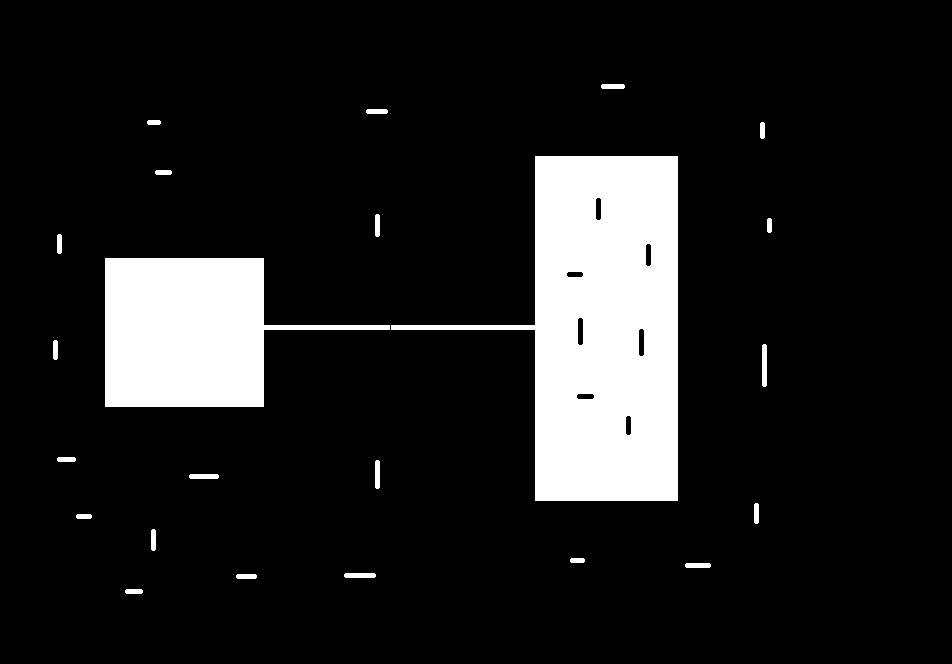
#> input picture assets/img02.png, 952 x 664 px
$ python main.py   (older library calls are emulated)
#> lines starting #> are read from the running program, lines starting #| are printed output that depends on the picture; after the words box and inside, x2 and y2 are one past the last pixel; in counts of white or black regions, pixels touching at a corner belong together
#> `imagem_original = cv.cvtColor(io.imread(caminho_imagens + "img02.png")..`: imagem_original: shape (664, 952); 12% white; 23 white regions, largest, box (x1, y1, x2, y2) and area: (391, 156, 678, 501) 49333, (105, 258, 390, 407) 24321, (762, 344, 767, 387) 211
### utils.py
import numpy as np
from skimage.measure import find_contours
import cv2 as cv

def binarizar(image):
    imagem_bin = np.zeros(image.shape)
    for i in range(len(image)):
        for j in range(len(image[0])):
            if image[i, j] != 0:
                imagem_bin[i, j] = 255

    resultado = np.copy(imagem_bin)

    return resultado

def gerar_imagem_contornada(imagem):
    contornos_img = np.zeros(imagem.shape + (3, ), np.uint8)

    contornos = find_contours(imagem, 0)
#> contornos = 33 point arrays, longest 2121 points

    for contorno in contornos:

        contorno = contorno.astype(np.int).tolist()

        # desenhar linhas de contorno
        for idx, coords in enumerate(contorno[:-1]):
            y1, x1, y2, x2 = coords + contorno[idx + 1]
            contornos_img = cv.line(contornos_img, (x1, y1), (x2, y2),(0, 255, 0), 1)
#> this loop made 33 passes
#> contorno on passes 14 to 17: [[325, 390], [326, 390], [325, 390]], [[326, 390], [327, 390], [326, 390]], [[327, 390], [328, 390], [327, 390]], [[328, 390], [329, 390], [328, 390]]

    contornos_img = contornos_img[:,:,1]
#> contornos_img: shape (664, 952); 0.55% white in thin lines or dots, all inside (x1, y1, x2, y2) = (52, 83, 773, 595)

    return contornos_img

### operacoes.py
import numpy as np
from utils import gerar_imagem_contornada

def dilatar(imagem, elemento_estruturante, contornos_img):

        img_a_dilitar = imagem

        # O c é uma espécie de correção para não aplicar o elemento estruturante errado
        c = int(len(elemento_estruturante)/2)

        # Percorre a imagem
        for i in range(len(img_a_dilitar)):
            for j in range(len(img_a_dilitar[0])):

                #Se for uma borda, aplica-se logo mais o elemento estruturante com o pixel branco, por exemplo (255)
                if contornos_img[i, j] == 255:

                    for k in range(len(elemento_estruturante)):
                        for l in range(len(elemento_estruturante[0])):

                            # Confere se o elemento estruturante está contido na matriz
                            if elemento_estruturante[k, l] != 0:
                                try:
                                    # Aplicando a transformação - neste caso pintando de branco (dilatando).
                                    img_a_dilitar[i + k - c, j + k - c] = 255
                                except:
                                    pass
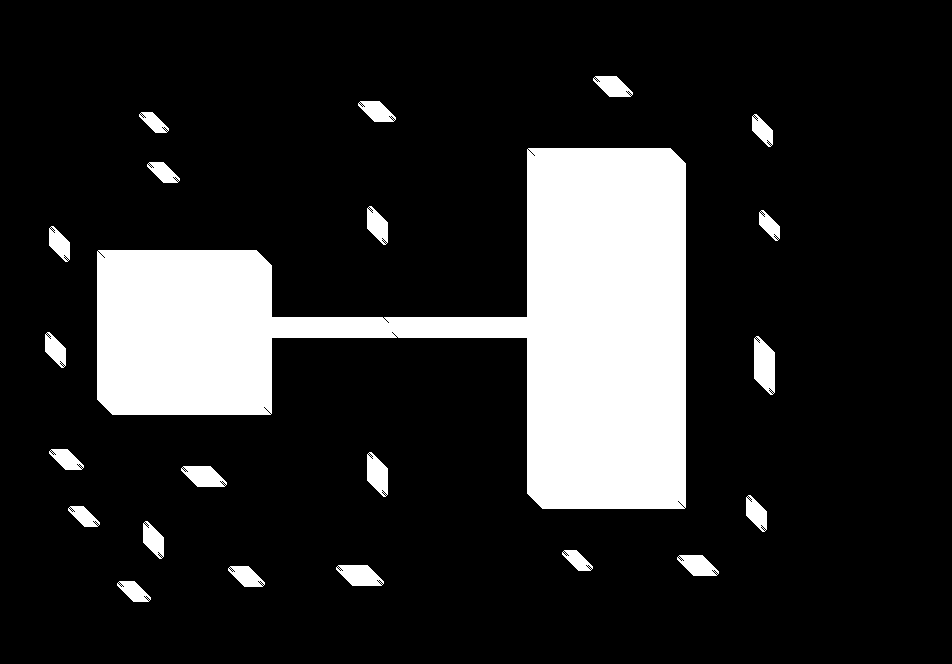
#> img_a_dilitar: shape (664, 952) float64; 16.1% white; 22 white regions, largest, box (x1, y1, x2, y2) and area: (97, 148, 686, 509) 91105, (754, 336, 775, 395) 943, (336, 565, 384, 586) 712

        return img_a_dilitar

def erodir(imagem, elemento_estruturante, contornos_img):

        img_a_erodir = imagem

        c = int(len(elemento_estruturante)/2)

        for i in range(len(img_a_erodir)):
            for j in range(len(img_a_erodir[0])):

                if contornos_img[i, j] == 255:

                    for k in range(len(elemento_estruturante)):
                        for l in range(len(elemento_estruturante[0])):

                            if elemento_estruturante[k, l] != 0:
                                try:
                                    img_a_erodir[i + k - c, j + k - c] = 0
                                except:
                                    pass
        return img_a_erodir

def abertura(imagem, elemento_estruturante, contornos_img):
        img_copia = np.copy(imagem)
        img_erodida = erodir(img_copia, elemento_estruturante, contornos_img)
        contorno_novo = gerar_imagem_contornada(img_erodida)
        img_abertura = dilatar(img_erodida, elemento_estruturante, contorno_novo)

        return img_abertura

def fechamento(imagem, elemento_estruturante, contornos_img):
        img_copia = np.copy(imagem)
        img_dilatada = dilatar(img_copia, elemento_estruturante, contornos_img)
        contorno_novo = gerar_imagem_contornada(img_dilatada)
        img_fechamento = erodir(img_dilatada, elemento_estruturante, contorno_novo)

        return img_fechamento

### main.py
import cv2 as cv
from skimage import io
from utils import binarizar, gerar_imagem_contornada
from operacoes import dilatar, erodir, abertura, fechamento
caminho_imagens = "./assets/"

imagem_original = cv.cvtColor(io.imread(caminho_imagens + "img02.png"), cv.COLOR_RGBA2GRAY)
imagem_binaria = binarizar(imagem_original)

img_contornada = gerar_imagem_contornada(imagem_binaria)

elemento_estruturante = cv.getStructuringElement(cv.MORPH_ELLIPSE, (15,15))

#cv.imshow('Imagem Original', imagem_binaria)

"""
SEÇÃO DAS OPERAÇÕES DE DILATAÇÃO E EROSÃO
"""
img_dilatada = dilatar(imagem_binaria, elemento_estruturante, img_contornada)
cv.imshow('Imagem Dilatada', img_dilatada)

img_erodida = erodir(imagem_binaria, elemento_estruturante, img_contornada)
#> after the loop in erodir, `for i in range(len(img_a_erodir)):`:
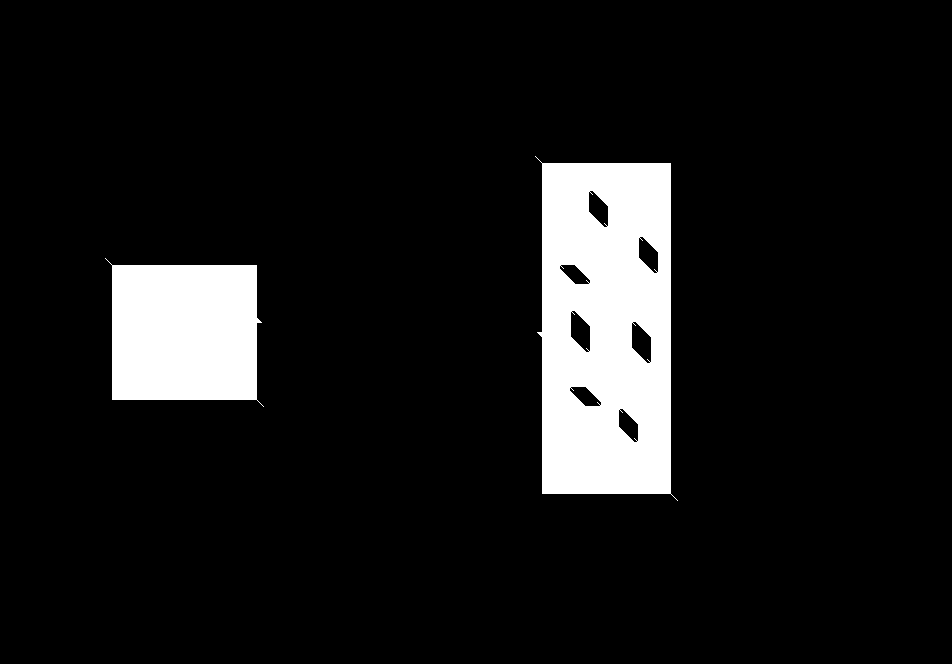
#> img_a_erodir: shape (664, 952) float64; 9.4% white; 2 white regions, box (x1, y1, x2, y2) and area: (535, 156, 678, 501) 39752, (105, 258, 264, 407) 19604
cv.imshow('Imagem Erodida', img_erodida)

"""
SEÇÃO DAS OPERAÇÕES ABERTURA E FECHAMENTO
"""
img_abertura = abertura(imagem_binaria, elemento_estruturante, img_contornada)
#> in gerar_imagem_contornada (call 2), `contornos = find_contours(imagem, 0)`: contornos = 65 point arrays, longest 925 points
#> the loop in gerar_imagem_contornada (call 2), `for contorno in contornos: ` made 65 passes
#> contorno on passes 1, 2, 3, 4, 5, 6, 7, 10, 11, 12, 13: [[157, 535], [156, 534], [155, 535], [156, 536], [157, 535]], [[158, 536], [157, 535], [156, 536], [157, 537], [158, 536]], [[159, 537], [158, 536], [157, 537], [158, 538], [159, 537]], [[160, 538], [159, 537], [158, 538], [159, 539], [160, 538]], [[161, 539], [160, 538], [159, 539], [160, 540], [161, 539]], [[162, 540], [161, 539], [160, 540], [161, 541], [162, 540]], [[163, 541], [162, 540], [161, 541], [162, 542], [163, 541]], [[194, 591], [193, 590], [192, 591], [193, 592], [194, 591]], [[195, 592], [194, 591], [193, 592], [194, 593], [195, 592]], [[224, 604], [223, 603], [222, 604], [223, 605], [224, 604]], [[225, 605], [224, 604], [223, 605], [224, 606], [225, 605]]
#> after the loop in gerar_imagem_contornada (call 2), `for contorno in contornos:`:
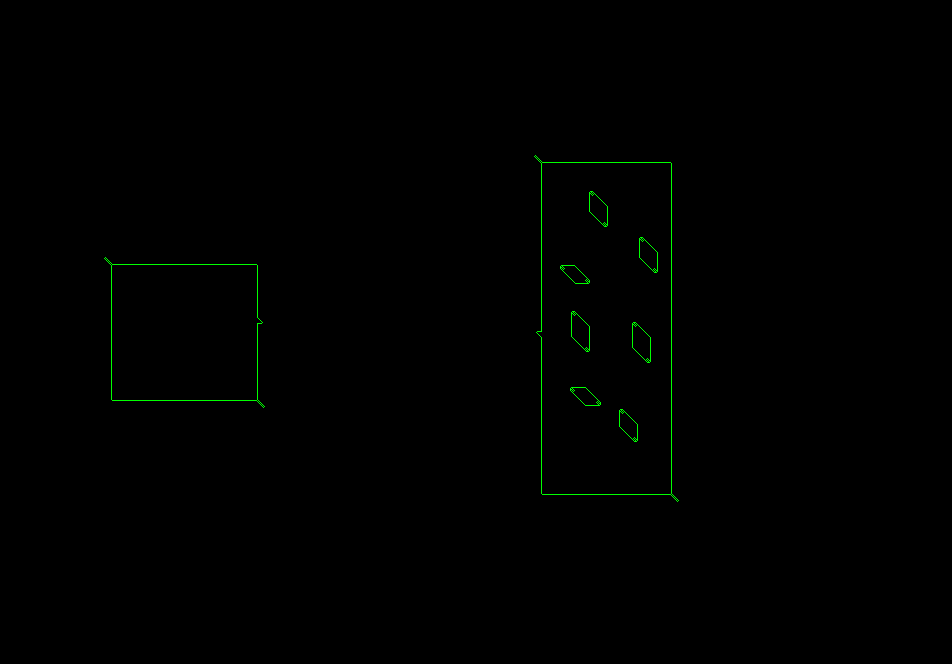
#> contornos_img: shape (664, 952, 3); mean of channels 0, 1, 2 0, 0.9, 0; drawn as R, G, B
#> in gerar_imagem_contornada (call 2), `contornos_img = contornos_img[:,:,1]`: contornos_img: shape (664, 952); 0.34% white in thin lines or dots, all inside (x1, y1, x2, y2) = (104, 155, 679, 502)
#> after the loop in dilatar (call 2), `for i in range(len(img_a_dilitar)):`:
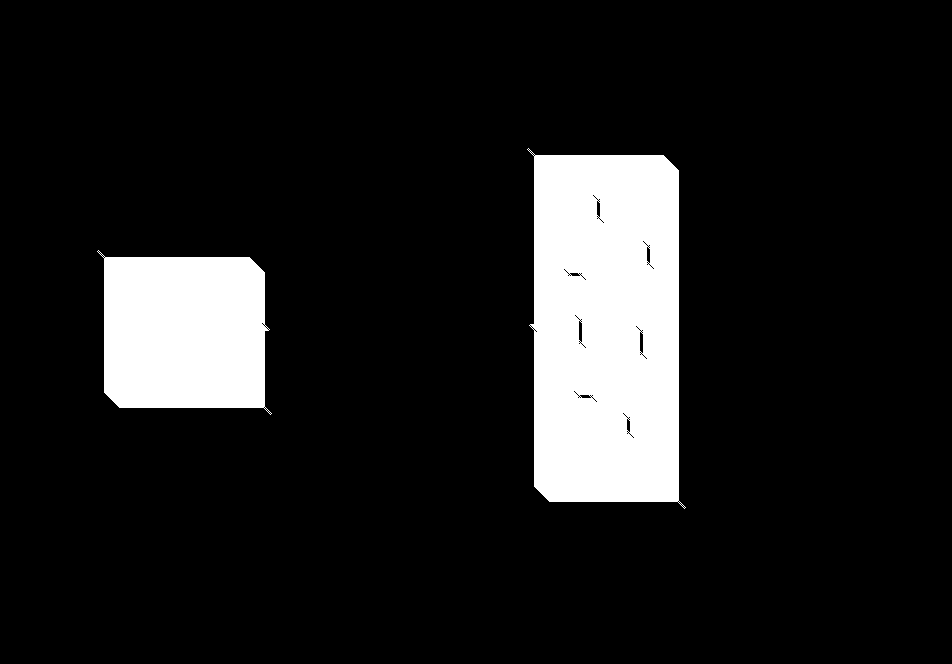
#> img_a_dilitar: shape (664, 952) float64; 11.7% white; 2 white regions, box (x1, y1, x2, y2) and area: (527, 148, 686, 509) 49719, (97, 250, 272, 415) 24109
cv.imshow('Abertura', img_abertura)

img_fechamento = fechamento(imagem_binaria, elemento_estruturante, img_contornada)
#> in gerar_imagem_contornada (call 3), `contornos = find_contours(imagem, 0)`: contornos = 606 point arrays, longest 2121 points
#> the loop in gerar_imagem_contornada (call 3), `for contorno in contornos: ` made 606 passes
#> contorno on passes 2 to 4: [[77, 595], [76, 594], [77, 595]], [[78, 594], [77, 593], [78, 594]], [[77, 595], [78, 594], [77, 595]]
#> after the loop in gerar_imagem_contornada (call 3), `for contorno in contornos:`:
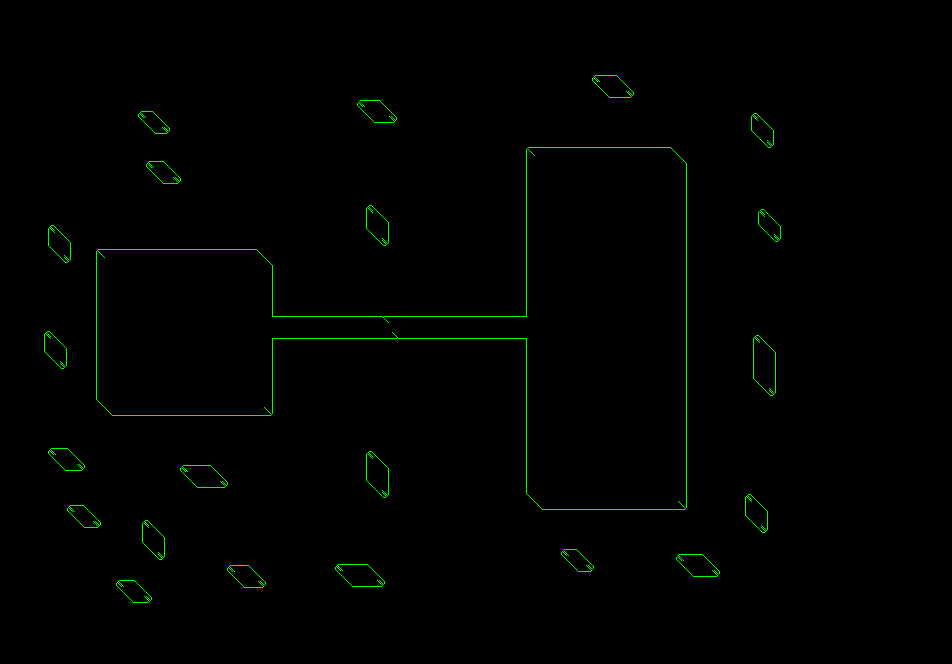
#> contornos_img: shape (664, 952, 3); mean of channels 0, 1, 2 0, 1.7, 0; drawn as R, G, B
#> in gerar_imagem_contornada (call 3), `contornos_img = contornos_img[:,:,1]`:
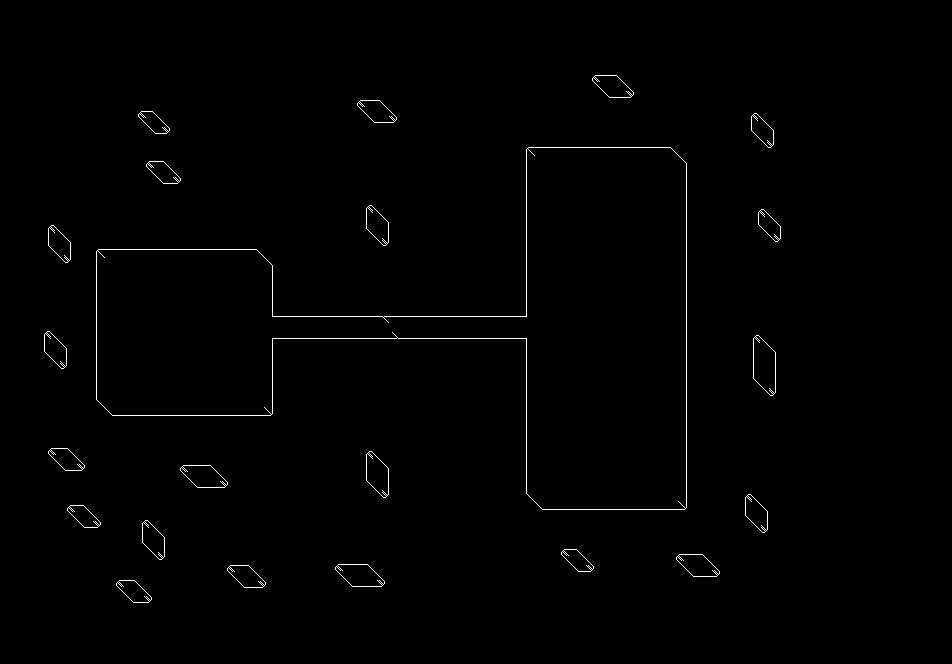
#> contornos_img: shape (664, 952); 0.67% white in thin lines or dots, all inside (x1, y1, x2, y2) = (44, 75, 781, 603)
#> after the loop in erodir (call 3), `for i in range(len(img_a_erodir)):`:
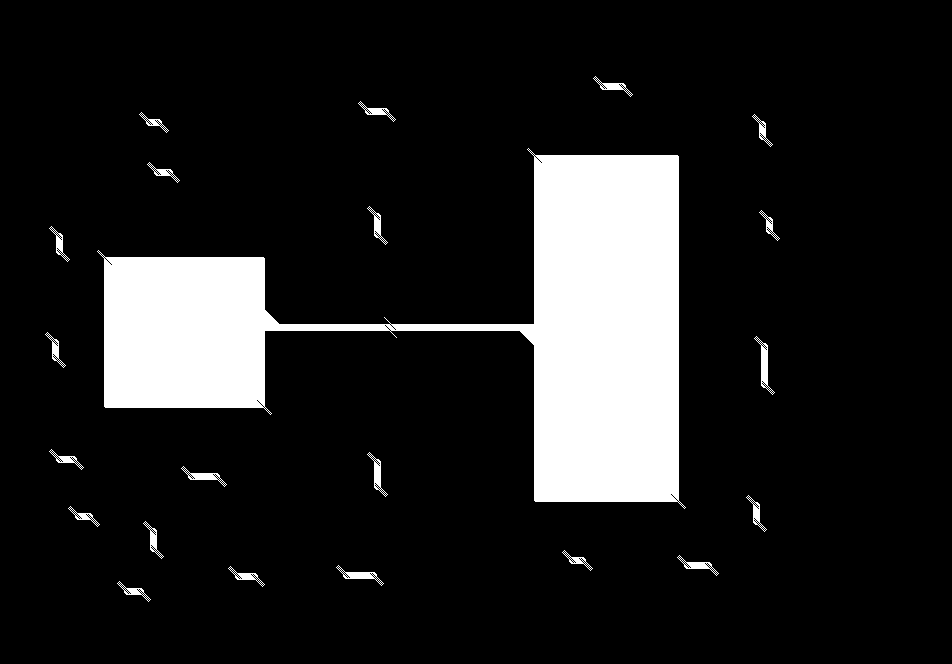
#> img_a_erodir: shape (664, 952) float64; 12.7% white; 22 white regions, largest, box (x1, y1, x2, y2) and area: (97, 148, 686, 509) 76741, (754, 336, 775, 395) 327, (336, 565, 384, 586) 250
cv.imshow('Fechamento', img_fechamento)

cv.waitKey(0)
